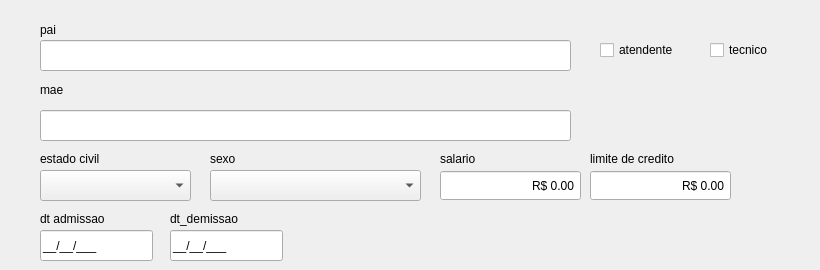
         <widget class="QWidget" name="adicionais">
          <attribute name="title">
           <string>adicionais</string>
          </attribute>
          <widget class="QComboBox" name="cb_estadoScont">
           <property name="geometry">
            <rect>
             <x>40</x>
             <y>170</y>
             <width>151</width>
             <height>31</height>
            </rect>
           </property>
           <property name="font">
            <font>
             <pointsize>10</pointsize>
            </font>
           </property>
           <item>
            <property name="text">
             <string/>
            </property>
           </item>
           <item>
            <property name="text">
             <string>solteiro</string>
            </property>
           </item>
           <item>
            <property name="text">
             <string>casado</string>
            </property>
           </item>
           <item>
            <property name="text">
             <string>viuvo</string>
            </property>
           </item>
           <item>
            <property name="text">
             <string>divorciado</string>
            </property>
           </item>
          </widget>
          <widget class="QLineEdit" name="tx_NomePai">
           <property name="geometry">
            <rect>
             <x>40</x>
             <y>40</y>
             <width>531</width>
             <height>31</height>
            </rect>
           </property>
           <property name="focusPolicy">
            <enum>Qt::WheelFocus</enum>
           </property>
           <property name="styleSheet">
            <string notr="true"/>
           </property>
           <property name="placeholderText">
            <string/>
           </property>
           <property name="clearButtonEnabled">
            <bool>true</bool>
           </property>
          </widget>
          <widget class="QLabel" name="lb_FormProdutos_6">
           <property name="geometry">
            <rect>
             <x>40</x>
             <y>20</y>
             <width>150</width>
             <height>20</height>
            </rect>
           </property>
           <property name="styleSheet">
            <string notr="true"/>
           </property>
           <property name="text">
            <string>pai</string>
           </property>
          </widget>
          <widget class="QLabel" name="lb_FormProdutos_9">
           <property name="geometry">
            <rect>
             <x>40</x>
             <y>80</y>
             <width>150</width>
             <height>20</height>
            </rect>
           </property>
           <property name="styleSheet">
            <string notr="true"/>
           </property>
           <property name="text">
            <string>mae</string>
           </property>
          </widget>
          <widget class="QLineEdit" name="tx_nomeMae">
           <property name="geometry">
            <rect>
             <x>40</x>
             <y>110</y>
             <width>531</width>
             <height>31</height>
            </rect>
           </property>
           <property name="focusPolicy">
            <enum>Qt::WheelFocus</enum>
           </property>
           <property name="styleSheet">
            <string notr="true"/>
           </property>
           <property name="placeholderText">
            <string/>
           </property>
           <property name="clearButtonEnabled">
            <bool>true</bool>
           </property>
          </widget>
          <widget class="QLabel" name="lb_FormProdutos_20">
           <property name="geometry">
            <rect>
             <x>40</x>
             <y>150</y>
             <width>113</width>
             <height>17</height>
            </rect>
           </property>
           <property name="styleSheet">
            <string notr="true"/>
           </property>
           <property name="text">
            <string>estado civil</string>
           </property>
          </widget>
          <widget class="QComboBox" name="comboBox">
           <property name="geometry">
            <rect>
             <x>210</x>
             <y>170</y>
             <width>211</width>
             <height>31</height>
            </rect>
           </property>
           <item>
            <property name="text">
             <string/>
            </property>
           </item>
           <item>
            <property name="text">
             <string>masculino</string>
            </property>
           </item>
           <item>
            <property name="text">
             <string>feminino</string>
            </property>
           </item>
          </widget>
          <widget class="QLabel" name="lb_FormProdutos_21">
           <property name="geometry">
            <rect>
             <x>210</x>
             <y>150</y>
             <width>113</width>
             <height>17</height>
            </rect>
           </property>
           <property name="styleSheet">
            <string notr="true"/>
           </property>
           <property name="text">
            <string>sexo</string>
           </property>
          </widget>
          <widget class="QDoubleSpinBox" name="db_salario">
           <property name="geometry">
            <rect>
             <x>440</x>
             <y>170</y>
             <width>141</width>
             <height>31</height>
            </rect>
           </property>
           <property name="alignment">
            <set>Qt::AlignRight|Qt::AlignTrailing|Qt::AlignVCenter</set>
           </property>
           <property name="buttonSymbols">
            <enum>QAbstractSpinBox::NoButtons</enum>
           </property>
           <property name="showGroupSeparator" stdset="0">
            <bool>true</bool>
           </property>
           <property name="prefix">
            <string>R$ </string>
           </property>
           <property name="maximum">
            <double>99999999.000000000000000</double>
           </property>
          </widget>
          <widget class="QLabel" name="lb_FormProdutos_22">
           <property name="geometry">
            <rect>
             <x>440</x>
             <y>150</y>
             <width>113</width>
             <height>17</height>
            </rect>
           </property>
           <property name="styleSheet">
            <string notr="true"/>
           </property>
           <property name="text">
            <string>salario</string>
           </property>
          </widget>
          <widget class="QDoubleSpinBox" name="db_limitecredito">
           <property name="geometry">
            <rect>
             <x>590</x>
             <y>170</y>
             <width>141</width>
             <height>31</height>
            </rect>
           </property>
           <property name="alignment">
            <set>Qt::AlignRight|Qt::AlignTrailing|Qt::AlignVCenter</set>
           </property>
           <property name="buttonSymbols">
            <enum>QAbstractSpinBox::NoButtons</enum>
           </property>
           <property name="showGroupSeparator" stdset="0">
            <bool>true</bool>
           </property>
           <property name="prefix">
            <string>R$ </string>
           </property>
           <property name="maximum">
            <double>99999999.000000000000000</double>
           </property>
          </widget>
          <widget class="QLabel" name="lb_FormProdutos_25">
           <property name="geometry">
            <rect>
             <x>590</x>
             <y>150</y>
             <width>113</width>
             <height>17</height>
            </rect>
           </property>
           <property name="styleSheet">
            <string notr="true"/>
           </property>
           <property name="text">
            <string>limite de credito</string>
           </property>
          </widget>
          <widget class="QLineEdit" name="lineEdit">
           <property name="geometry">
            <rect>
             <x>40</x>
             <y>230</y>
             <width>113</width>
             <height>31</height>
            </rect>
           </property>
           <property name="inputMask">
            <string>99/99/999;_</string>
           </property>
          </widget>
          <widget class="QLabel" name="lb_FormProdutos_26">
           <property name="geometry">
            <rect>
             <x>170</x>
             <y>210</y>
             <width>113</width>
             <height>17</height>
            </rect>
           </property>
           <property name="styleSheet">
            <string notr="true"/>
           </property>
           <property name="text">
            <string>dt_demissao</string>
           </property>
          </widget>
          <widget class="QLabel" name="lb_FormProdutos_27">
           <property name="geometry">
            <rect>
             <x>40</x>
             <y>210</y>
             <width>113</width>
             <height>17</height>
            </rect>
           </property>
           <property name="styleSheet">
            <string notr="true"/>
           </property>
           <property name="text">
            <string>dt admissao</string>
           </property>
          </widget>
          <widget class="QLineEdit" name="lineEdit_2">
           <property name="geometry">
            <rect>
             <x>170</x>
             <y>230</y>
             <width>113</width>
             <height>31</height>
            </rect>
           </property>
           <property name="inputMask">
            <string>99/99/999;_</string>
           </property>
          </widget>
          <widget class="QCheckBox" name="checkBox">
           <property name="geometry">
            <rect>
             <x>600</x>
             <y>40</y>
             <width>101</width>
             <height>20</height>
            </rect>
           </property>
           <property name="text">
            <string>atendente</string>
           </property>
          </widget>
          <widget class="QCheckBox" name="checkBox_2">
           <property name="geometry">
            <rect>
             <x>710</x>
             <y>40</y>
             <width>101</width>
             <height>20</height>
            </rect>
           </property>
           <property name="text">
            <string>tecnico</string>
           </property>
          </widget>
         </widget>
